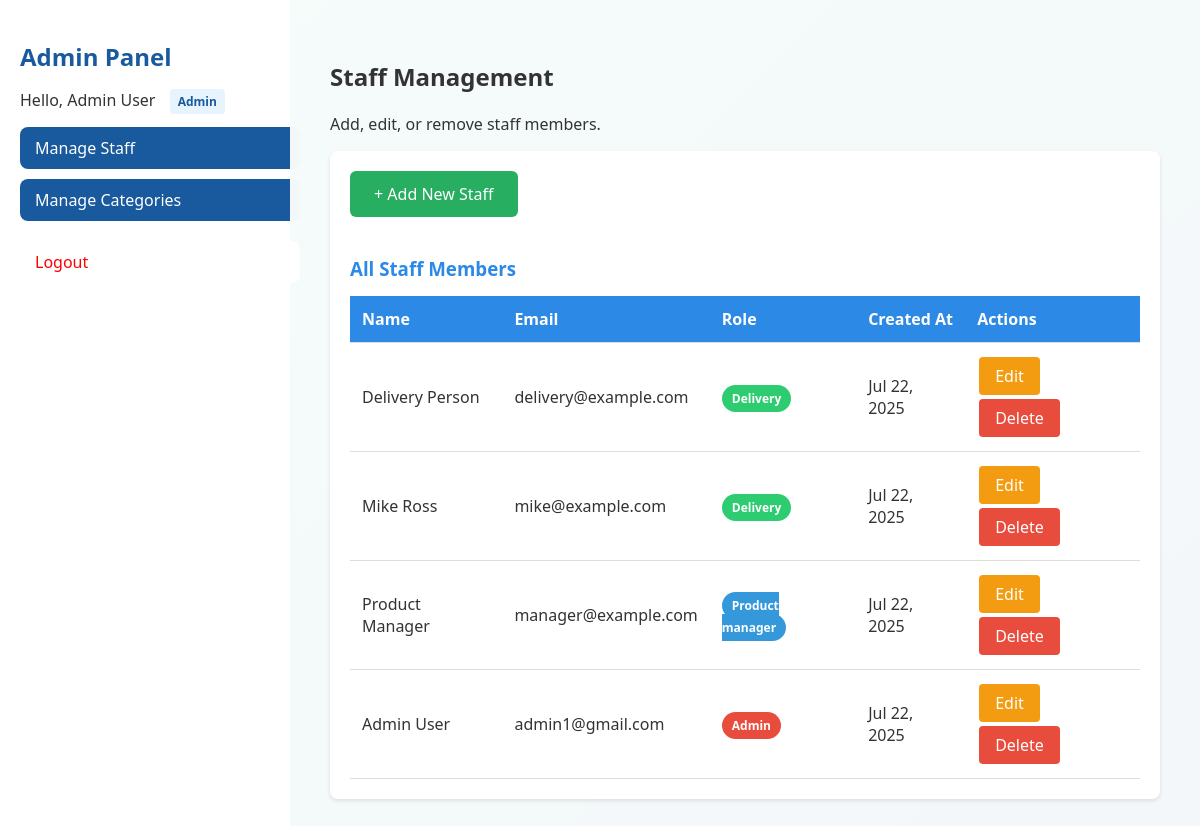
Screenshot of /admin/staff_management.php (signed in) with the database file from the repository.
### tables this page shows
CREATE TABLE staff (
    id INT(11) PRIMARY KEY AUTO_INCREMENT,
    name VARCHAR(100) NOT NULL,
    email VARCHAR(100) NOT NULL UNIQUE,
    password VARCHAR(255) NOT NULL,
    role ENUM('delivery', 'product_manager', 'admin') NOT NULL,
    created_at TIMESTAMP DEFAULT CURRENT_TIMESTAMP
);

### session_manager.php (called while the page is built, shortened)
<?php
function isCustomerLoggedIn() {
    return isset($_SESSION['customer_id']) && isset($_SESSION['customer_name']);
}
function isStaffLoggedIn() {
    return isset($_SESSION['staff_id']) && isset($_SESSION['staff_name']);
}
function getCurrentUserId() {
    if (isStaffLoggedIn()) {
        return $_SESSION['staff_id'];
    }
    return null;
}
function getCurrentUsername() {
    if (isStaffLoggedIn()) {
        return $_SESSION['staff_name'];
    }
    return null;
}
?>

### admin/staff_management.php (the view, shortened to what this page needs)
<?php
require_once '../session_manager.php';
include '../db_connect.php';
$sql = "SELECT * FROM staff ORDER BY role, name";
$result = $conn->query($sql);
?>
<!DOCTYPE html>
<html lang="en">
<head>
  <link rel="stylesheet" href="../css/admin_dashboard.css">
</head>
<body>
  <div class="dashboard">
    <aside class="sidebar">
      <h2>Admin Panel</h2>
      <p>Hello, <?= htmlspecialchars(getCurrentUsername()) ?> <span class="role-badge">Admin</span></p>
      <ul>
        <li><a href="staff_management.php">Manage Staff</a></li>
        <li><a href="category_management.php">Manage Categories</a></li>
        <li><a class="logout-link" href="../authentication/logout.php">Logout</a></li>
      </ul>
    </aside>
    <main class="main-content">
      <h2>Staff Management</h2>
      <p>Add, edit, or remove staff members.</p>
      <div class="section">
        <a href="add_staff.php" class="add-product-btn">+ Add New Staff</a>
        <h3>All Staff Members</h3>
        <?php if ($result->num_rows > 0): ?>
          <table>
            <thead>
              <tr>
                <th>Name</th>
                <th>Email</th>
                <th>Role</th>
                <th>Created At</th>
                <th>Actions</th>
              </tr>
            </thead>
            <tbody>
              <?php while ($staff = $result->fetch_assoc()): ?>
                <tr>
                  <td><?php echo htmlspecialchars($staff['name']); ?></td>
                  <td><?php echo htmlspecialchars($staff['email']); ?></td>
                  <td><span class="role-badge-table <?php echo htmlspecialchars($staff['role']); ?>"><?php echo ucfirst(str_replace('_', ' ', $staff['role'])); ?></span></td>
                  <td><?php echo date('M d, Y', strtotime($staff['created_at'])); ?></td>
                  <td>
                    <a href="edit_staff.php?id=<?php echo $staff['id']; ?>" class="btn btn-warning">Edit</a>
                    <?php if ($staff['id'] !== getCurrentUserId()):  ?>
                      <a href="?delete=<?php echo $staff['id']; ?>" class="btn btn-danger" onclick="return confirm('Are you sure you want to delete this staff member?')">Delete</a>
                    <?php endif; ?>
                  </td>
                </tr>
              <?php endwhile; ?>
            </tbody>
          </table>
        <?php else: ?>
          <p>No staff members found.</p>
        <?php endif; ?>
      </div>
    </main>
  </div>
</body>
</html>

### css/admin_dashboard.css (style rules this page uses)
body { margin: 0; font-family: 'Segoe UI', sans-serif; display: flex; height: 100vh; background: linear-gradient(135deg, #43cea2, #185a9d); color: #333; }
.dashboard { display: flex; width: 100%; }
.sidebar { background: white; padding: 20px; width: 250px; box-shadow: 2px 0 5px rgba(0,0,0,0.1); }
.sidebar h2 { margin-bottom: 10px; color: #185a9d; }
.sidebar ul { list-style: none; padding: 0; }
.sidebar li { margin: 10px 0; }
.sidebar a { background: #185a9d; color: white; padding: 10px 15px; border: none; border-radius: 8px; text-decoration: none; cursor: pointer; width: 100%; text-align: left; transition: background 0.3s ease; display: block; }
.main-content { flex: 1; padding: 40px; background: rgba(255,255,255,0.95); overflow-y: auto; }
.logout-link { margin-top: 20px; display: block; color: red !important; background: #fff !important; text-align: center; border: 1px solid red; }
.role-badge { background: #e8f4fd; color: #185a9d; padding: 4px 8px; border-radius: 4px; font-size: 12px; font-weight: bold; margin-left: 10px; }
.section { background: white; padding: 20px; border-radius: 8px; margin-bottom: 20px; box-shadow: 0 2px 4px rgba(0,0,0,0.1); }
.section h2, .section h3 { color: #2d89e6; margin-bottom: 15px; }
table { width: 100%; border-collapse: collapse; margin-top: 15px; }
th, td { padding: 12px; text-align: left; border-bottom: 1px solid #ddd; }
th { background-color: #2d89e6; color: white; }
.btn { padding: 8px 16px; border: none; border-radius: 4px; cursor: pointer; margin: 2px; text-decoration: none; display: inline-block; color: white; }
.btn-warning { background: #f39c12; }
.btn-danger { background: #e74c3c; }
.add-product-btn { background: #27ae60; color: white; padding: 12px 24px; border: none; border-radius: 6px; cursor: pointer; font-size: 16px; margin-bottom: 20px; text-decoration: none; display: inline-block; }
.role-badge-table { padding: 5px 10px; border-radius: 15px; color: white; font-size: 12px; font-weight: bold; }
.role-badge-table.admin { background-color: #e74c3c; }
.role-badge-table.product_manager { background-color: #3498db; }
.role-badge-table.delivery { background-color: #2ecc71; }

### rows the page displays
staff: name "Delivery Person", email "delivery@example.com", role "Delivery", created_at "Jul 22, 2025"
staff: name "Mike Ross", email "mike@example.com", role "Delivery", created_at "Jul 22, 2025"
staff: name "Product Manager", email "manager@example.com", role "Product manager", created_at "Jul 22, 2025"
staff: name "Admin User", email "admin1@gmail.com", role "Admin", created_at "Jul 22, 2025"

### other values shown
getCurrentUsername() "Admin User"
